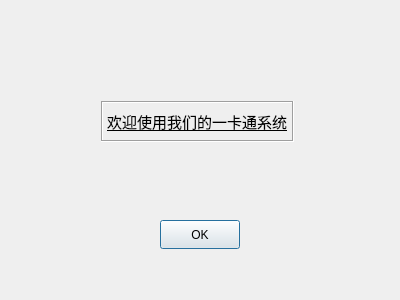
<?xml version="1.0" encoding="UTF-8"?>
<ui version="4.0">
 <class>Dialog</class>
 <widget class="QDialog" name="Dialog">
  <property name="geometry">
   <rect>
    <x>0</x>
    <y>0</y>
    <width>400</width>
    <height>300</height>
   </rect>
  </property>
  <property name="windowTitle">
   <string>Dialog</string>
  </property>
  <widget class="QPushButton" name="pushButton">
   <property name="geometry">
    <rect>
     <x>160</x>
     <y>220</y>
     <width>80</width>
     <height>29</height>
    </rect>
   </property>
   <property name="text">
    <string>OK</string>
   </property>
  </widget>
  <widget class="QLabel" name="label">
   <property name="geometry">
    <rect>
     <x>101</x>
     <y>101</y>
     <width>193</width>
     <height>41</height>
    </rect>
   </property>
   <property name="font">
    <font>
     <family>文泉驿等宽微米黑</family>
     <pointsize>11</pointsize>
     <underline>true</underline>
    </font>
   </property>
   <property name="frameShape">
    <enum>QFrame::Box</enum>
   </property>
   <property name="frameShadow">
    <enum>QFrame::Sunken</enum>
   </property>
   <property name="text">
    <string>欢迎使用我们的一卡通系统</string>
   </property>
  </widget>
 </widget>
 <resources/>
 <connections>
  <connection>
   <sender>pushButton</sender>
   <signal>clicked()</signal>
   <receiver>Dialog</receiver>
   <slot>accept()</slot>
   <hints>
    <hint type="sourcelabel">
     <x>203</x>
     <y>229</y>
    </hint>
    <hint type="destinationlabel">
     <x>195</x>
     <y>316</y>
    </hint>
   </hints>
  </connection>
 </connections>
</ui>
